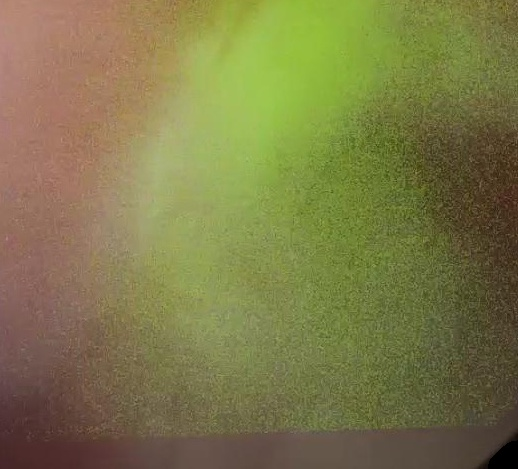
#> input picture balanceoDM/300x300/DM/100292.-5.jpg, 518 x 469 px; its folder holds only this picture in this run
$ python CARAC.py   (older library calls are emulated)
#> lines starting #> are read from the running program, lines starting #| are printed output that depends on the picture
# -*- coding: utf-8 -*-
"""
Created on Sun Sep  8 11:58:26 2019

@author: Nataly
"""


import cv2
import numpy as np
import glob
from skimage.feature import greycomatrix, greycoprops
import skimage.feature
from scipy.stats import kurtosis
import statistics as stats
import pywt
import pywt.data
from scipy import ndimage as nd
from skimage import data
from skimage.util import img_as_float
from skimage.filters import gabor_kernel

def GLCM (imA):
    a=int(np.max(imA))
    g = skimage.feature.greycomatrix(imA, [1], [0], levels=a+1, symmetric=False, normed=True)
    contraste=skimage.feature.greycoprops(g, 'contrast')[0][0]
    energia=skimage.feature.greycoprops(g, 'energy')[0][0]
    homogeneidad=skimage.feature.greycoprops(g, 'homogeneity')[0][0]
    correlacion=skimage.feature.greycoprops(g, 'correlation')[0][0]
    disimi= greycoprops(g, 'dissimilarity')
    ASM= greycoprops(g, 'ASM')
    entropia=skimage.measure.shannon_entropy(g)
    return g,contraste,energia,homogeneidad, correlacion, disimi, ASM,entropia

from scipy.linalg import hadamard
from numpy.linalg import norm
from scipy.stats import linregress
import math
import pylab as py

import sys
sys.path.insert(1,'C:/Users/Nataly/Documents/Trabajo-de-grado_Artefactos/funciones')
from yolovoc import yolo2voc
from readboxes import read_boxes
from rOI import ROI
from ventaneo import ventaneoo
from agregaceros import agregarceros
from filtromedianaa import filtromediana
import pywt
import pywt.data
from numpy import linalg as LA
from scipy.stats import skew
from scipy.stats import kurtosis
from scipy import stats
from skimage.measure import compare_ssim as ssim
from skimage.filters.rank import median
from skimage.morphology import disk


entrop=[]
SSIMN=[]

for imgfile in glob.glob("*.jpg"):
    im = cv2.imread(imgfile)
#> im is the input picture: shape (469, 518, 3); mean B, G, R 72.3, 121.3, 125.2
    aa,bb,c = im.shape
#> aa = 469; bb = 518; c = 3
    croppedrgb=im
    im=cv2.normalize(im, None, 0, 255, norm_type=cv2.NORM_MINMAX, dtype=cv2.CV_8UC3)
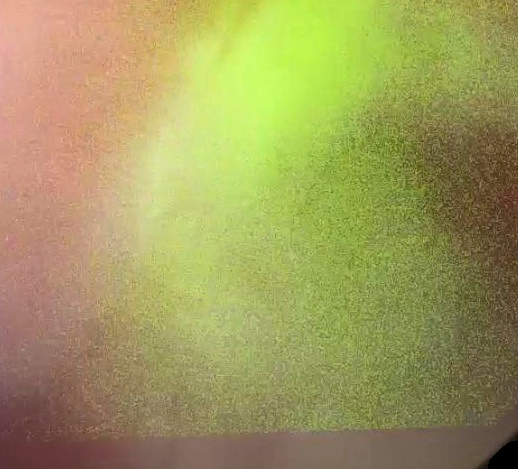
#> im: shape (469, 518, 3); mean B, G, R 92.7, 155.4, 160.4
    aa,bb,c = im.shape
    croppedrgb=im
    HSV=cv2.cvtColor(im,cv2.COLOR_RGB2HSV)
#> HSV: shape (469, 518, 3); mean H, S, V 94.4, 114.6, 169.9
    H,cropped,V=cv2.split(HSV)
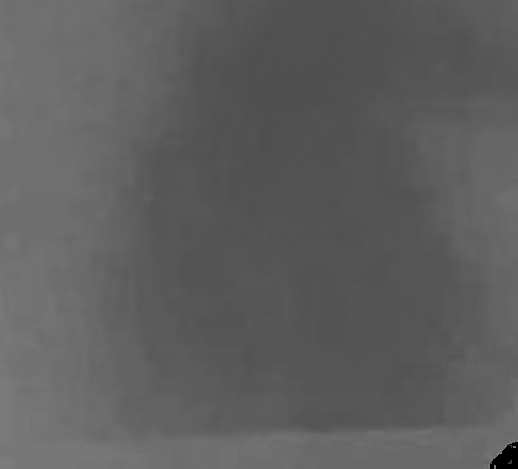
#> H: shape (469, 518); min 0, max 135, mean 94.4
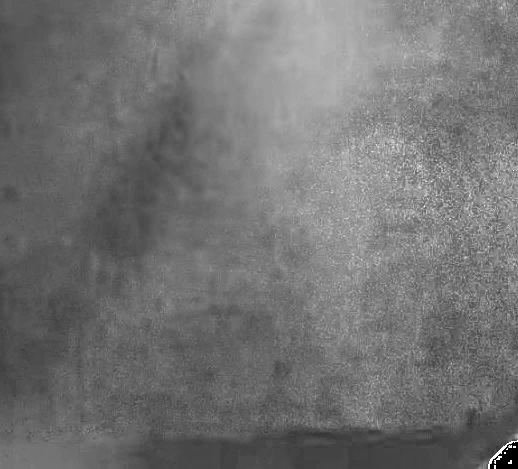
#> cropped: shape (469, 518); min 0, max 255, mean 114.6
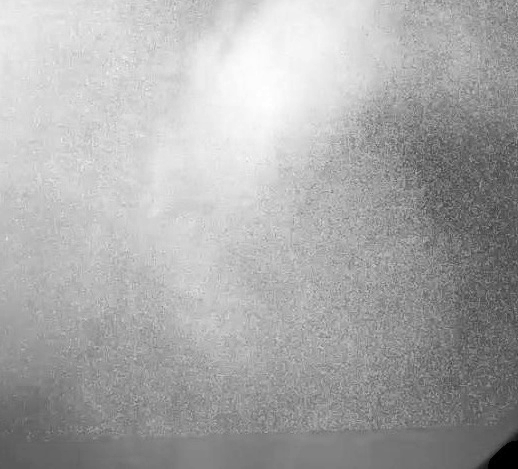
#> V: shape (469, 518); min 0, max 255, mean 169.9
    cropSinFou=cropped.copy()
    g3,contraste3,energia3,homogeneidad3, correlacion3, disimi3, ASM3,entropia3=GLCM(cropSinFou)
#> in GLCM, `a=int(np.max(imA))`: a = 255
#> in GLCM, `contraste=skimage.feature.greycoprops(g, 'contrast')[0][0]`: contraste = 97.5
#> in GLCM, `energia=skimage.feature.greycoprops(g, 'energy')[0][0]`: energia = 0.0313
#> in GLCM, `homogeneidad=skimage.feature.greycoprops(g, 'homogeneity')[0][0]`: homogeneidad = 0.35
#> in GLCM, `correlacion=skimage.feature.greycoprops(g, 'correlation')[0][0]`: correlacion = 0.936
#> in GLCM, `disimi= greycoprops(g, 'dissimilarity')`: disimi = [4.93]
#> in GLCM, `ASM= greycoprops(g, 'ASM')`: ASM = [0.000977]
#> in GLCM, `entropia=skimage.measure.shannon_entropy(g)`: entropia = 1.23
#> contraste3 = 97.5; energia3 = 0.0313; homogeneidad3 = 0.35; correlacion3 = 0.936; disimi3 = [4.93]; ASM3 = [0.000977]; entropia3 = 1.23
    entrop.append(entropia3)
    aa4=cropped.copy()
    bb4=median(aa4, disk(20))
    SSIMN.append(ssim(bb4,aa4))
import pandas as pd
datos = {'Entropia':entrop,
         'sSIMN':SSIMN}
#> datos = {'Entropia': [1.23], 'sSIMN': [0.663]}
datos = pd.DataFrame(datos)
#> datos = table of 1 rows and 2 columns
datos.to_excel('Caracateristicas_DM_Entrenamiento.xlsx')
